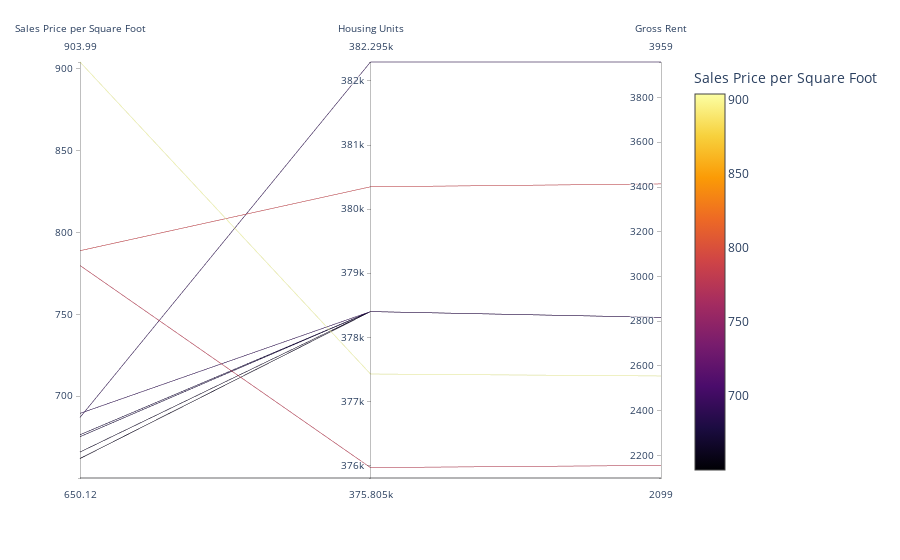

This figure's notebook cell:
### Markdown cell above
## Parallel Coordinates and Parallel Categories Analysis

In this section, you will use plotly express to create parallel coordinates and parallel categories visualizations so that investors can interactively filter and explore various factors related to the sales price of the neighborhoods. 

Using the DataFrame of Average values per neighborhood (calculated above), create the following visualizations:
1. Create a Parallel Coordinates Plot
2. Create a Parallel Categories Plot

### Code cell
# Parallel Coordinates Plot
# YOUR CODE HERE!
sales_price_neighborhood = sfo_data.groupby([sfo_data["neighborhood"]]).mean()
sales_price_neighborhood = sales_price_neighborhood.sort_values(by="sale_price_sqr_foot", ascending=False).head(10)
sales_price_neighborhood



parallel_coordinates_plot = px.parallel_coordinates(
    sales_price_neighborhood,
    dimensions=["sale_price_sqr_foot","housing_units","gross_rent"],
    color = "sale_price_sqr_foot",
    color_continuous_scale=px.colors.sequential.Inferno,
     labels={
        "sale_price_sqr_foot": "Sale Price per Square Foot",
        "housing_units": "Housing Units",
        "gross_rent": "Gross Rent",
        
    }
)

parallel_coordinates_plot

### Figure 1 — Plotly figure (JSON) as saved in the notebook; plotly's stock layout.template omitted (floating-point values rounded to 4 significant figures)
{"data": [{"dimensions": [{"label": "Sales Price per Square Foot", "values": [904.0, 788.8, 779.8, 689.6, 687.1, 676.5, 675.4, 666.0, 662.0, 650.1]}, {"label": "Housing Units", "values": [377400.0, 380348, 376000.0, 378401, 382295, 378401, 378401, 378401, 378401, 375805]}, {"label": "Gross Rent", "values": [2555.0, 3414, 2155.0, 2817.0, 3959, 2817.0, 2817.0, 2817.0, 2817.0, 2099]}], "domain": {"x": [0, 0.98], "y": [0, 1]}, "line": {"color": [904.0, 788.8, 779.8, 689.6, 687.1, 676.5, 675.4, 666.0, 662.0, 650.1], "coloraxis": "coloraxis"}, "name": "", "type": "parcoords"}], "layout": {"autosize": true, "coloraxis": {"colorbar": {"title": {"text": "Sales Price per Square Foot"}}, "colorscale": [[0, "#000004"], [0.1111, "#1b0c41"], [0.2222, "#4a0c6b"], [0.3333, "#781c6d"], [0.4444, "#a52c60"], [0.5556, "#cf4446"], [0.6667, "#ed6925"], [0.7778, "#fb9b06"], [0.8889, "#f7d13d"], [1, "#fcffa4"]]}, "legend": {"tracegroupgap": 0}, "margin": {"t": 60}}}
